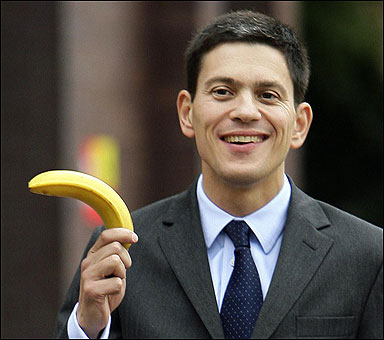
#> input picture testing/bananas-main.jpg, 384 x 340 px, given in place of the camera
$ python video_sobel.py   (older library calls are emulated)
#> lines starting #> are read from the running program, lines starting #| are printed output that depends on the picture
import numpy as np
import cv2

cap = cv2.VideoCapture(0)

while(True):
    # Capture frame-by-frame
    ret, frame = cap.read()
#> frame is the input picture: shape (340, 384, 3); mean B, G, R 66.1, 73.9, 80.8

    gray = cv2.cvtColor(frame, cv2.COLOR_BGR2GRAY)
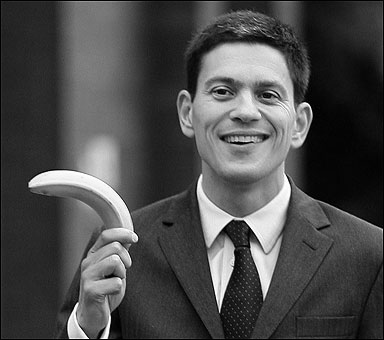
#> gray: shape (340, 384); min 0, max 255, mean 75.1

    # Compute gradients along the X and Y axis, respectively
    sobelX = cv2.Sobel(gray, cv2.CV_64F, 1, 0)
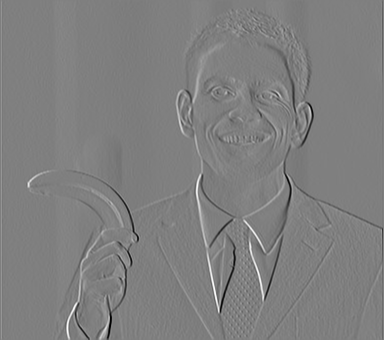
#> sobelX: shape (340, 384) float64; min -993, max 991, mean -0.1; drawn with min black and max white
    sobelY = cv2.Sobel(gray, cv2.CV_64F, 0, 1)
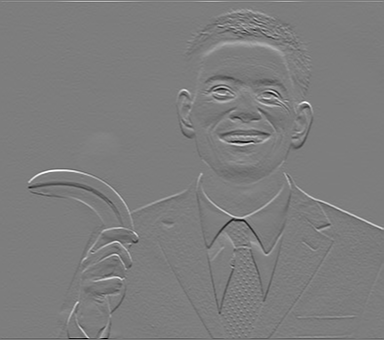
#> sobelY: shape (340, 384) float64; min -968, max 998, mean -0.1; drawn with min black and max white

    sobelX = np.uint8(np.absolute(sobelX))
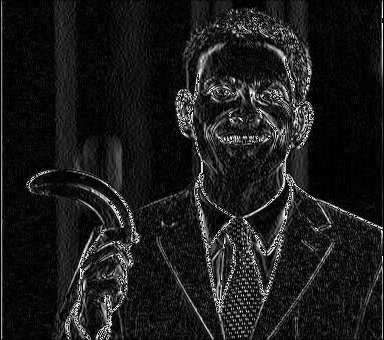
#> sobelX: shape (340, 384); min 0, max 255, mean 27.8
    sobelY = np.uint8(np.absolute(sobelY))
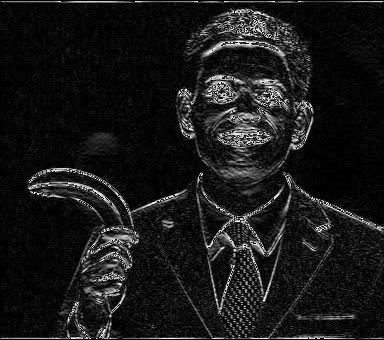
#> sobelY: shape (340, 384); min 0, max 255, mean 24.7

    sobelCombined = cv2.bitwise_or(sobelX, sobelY)
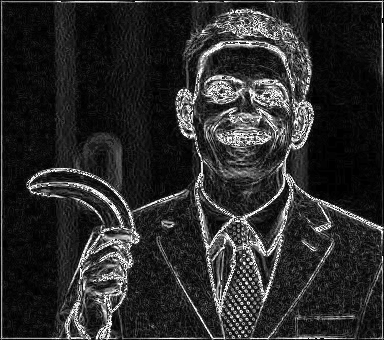
#> sobelCombined: shape (340, 384); min 0, max 255, mean 43.7

    # Display the resulting frame
    cv2.imshow('frame',sobelCombined)
    if cv2.waitKey(1) & 0xFF == ord('q'):
#> (key q is pressed here)
        break

# When everything done, release the capture
cap.release()
cv2.destroyAllWindows()
